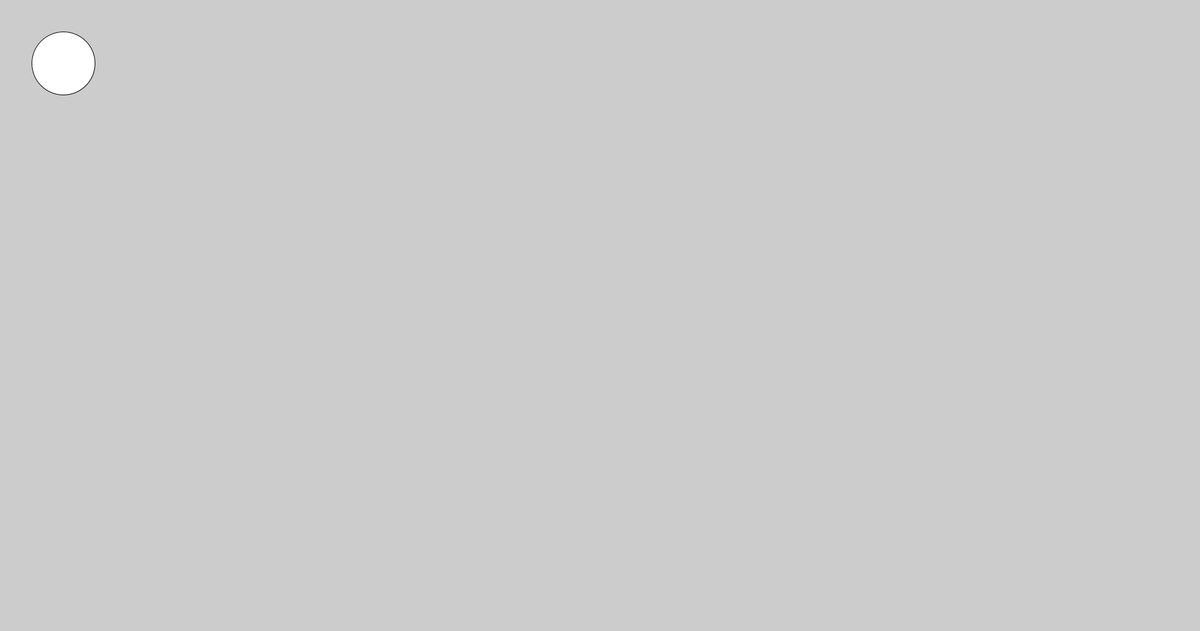
Frame 1 (no input)
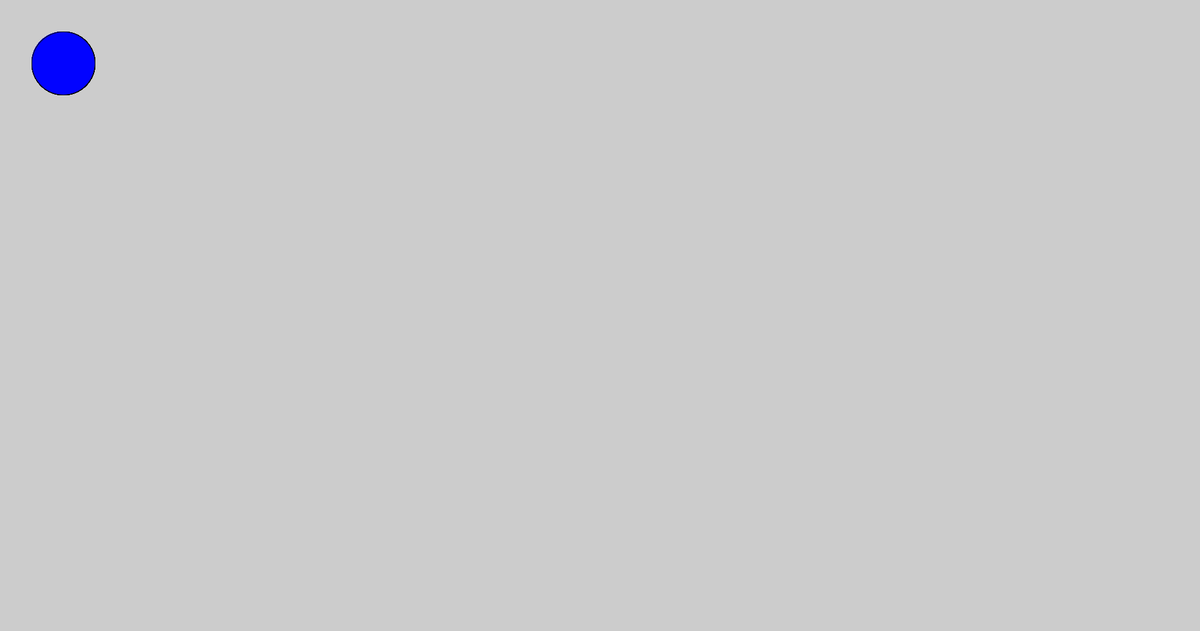
Frame 60 (the mouse pressed at the canvas centre just before this capture)
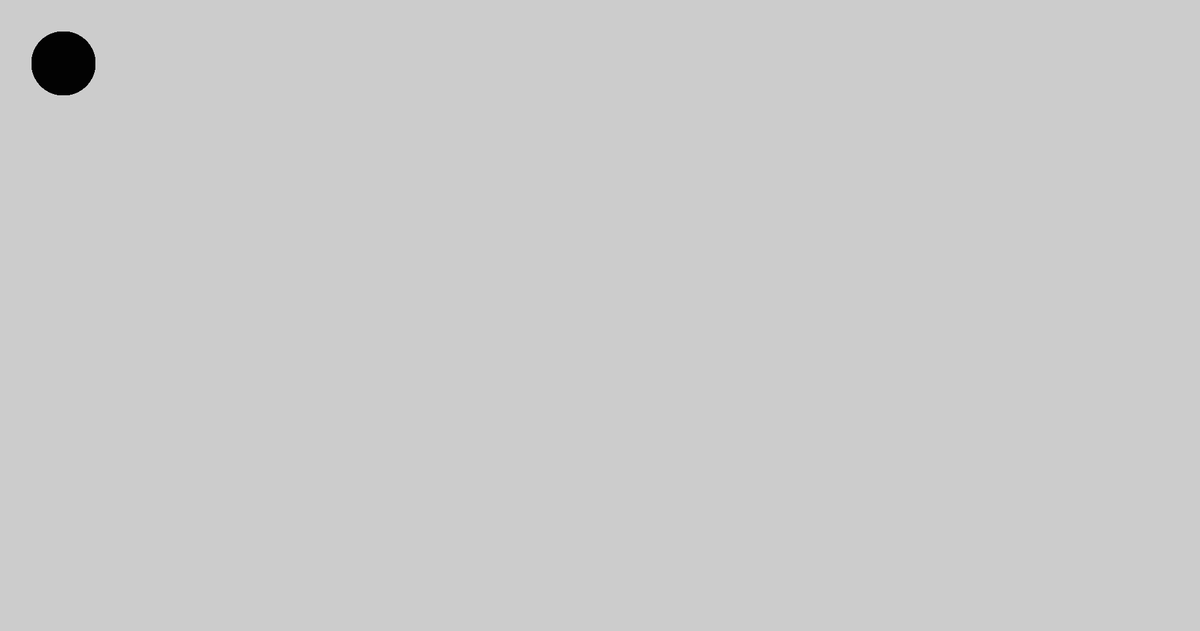
Frame 120 (the mouse held since frame 60 and released just before this capture)

The Processing sketch that drew these frames (run headless with seeded random() and noise(); from frame 60 on, the mouse is pressed at the canvas centre):

// Processing sketch: sketch_190617a
// ── sketch_190617a.pde
void setup()
{
size(1900,1000);
}
void draw()
{
  {
ellipse(100,100,100,100);
}
{
  if(mousePressed)
 {
 fill(2,2,2); 
 }
 else
 {
   fill(2,3,255);
 }
 }
   }
 
